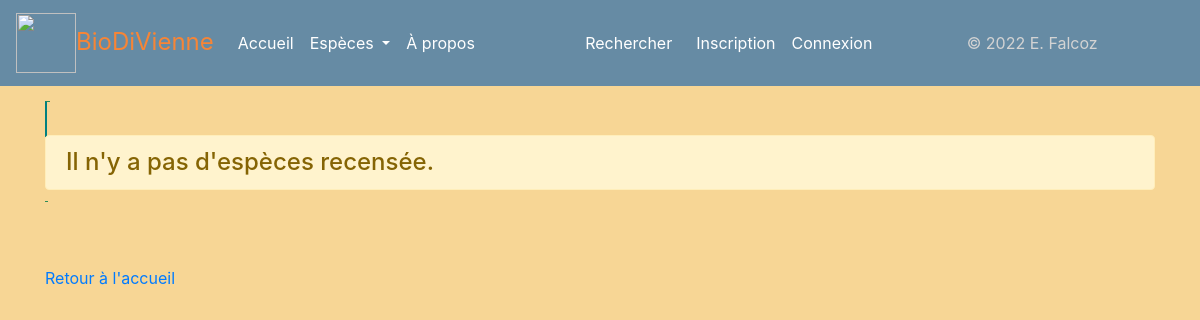
/regne/1, run on an earlier commit of the app's database.
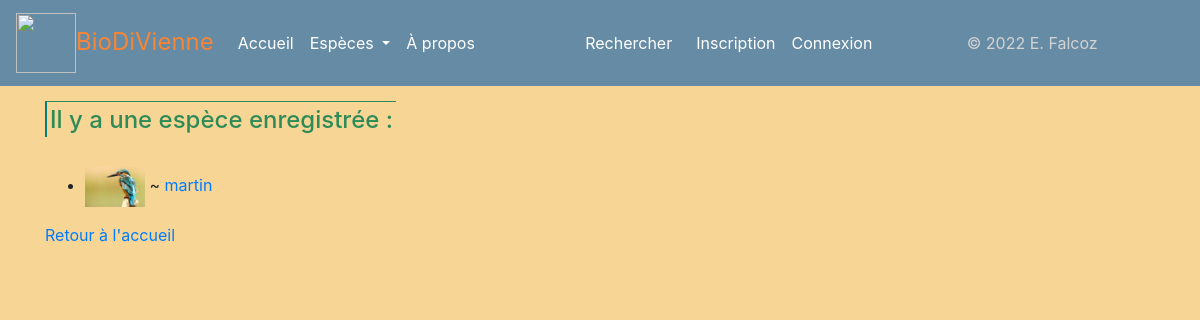
And on a later commit of the database.
### app25OK.py (models this page shows)
class Espece(db.Model):
    espece_id = db.Column(db.Integer, unique=True, nullable=False, primary_key=True, autoincrement=True)
    espece_fichier = db.Column(db.Text, unique=True, nullable=False)
    espece_regne = db.Column(db.Text)
    espece_nom_vernaculaire = db.Column(db.Text, nullable=False)
    espece_nom_latin = db.Column(db.Text, unique=True, nullable=False)
    espece_description = db.Column(db.Text)
    espece_preoccupation = db.Column(db.Text)
    authorships = db.relationship("Authorship", back_populates="espece")

### app25OK.py (the view)
@app.route('/regne/<int:espece_id>')
def regne(espece_id):
    especes = []
    if espece_id == 0:
        especes = Espece.query.all()
    elif espece_id == 1:
        especes = Espece.query.filter(Espece.espece_regne.like("animal")).all()
    elif espece_id == 2:
        especes = Espece.query.filter(Espece.espece_regne.like("vegetal")).all()
    else:
        especes = []
    return render_template('regne.html', especes=especes)

### templates/regne.html (shortened to what this page needs)
{% extends "conteneur.html" %}
{% block corps %}
<h4><span>
    {% if especes|length == 0 %}
    <div class="alert alert-warning" role="alert">
      Il n'y a pas d'espèces recensée.
    </div>
    {% elif especes|length == 1 %}
        Il y a une espèce enregistrée :
    {% else %}
        Il y a {{ especes|length }} espèces enregistrées au total :
    {% endif %}
</span></h4>
    <ul>
        {% for espece in especes %}
        <li><img src=/display/{{espece.espece_fichier}} width="60px" height="auto"> ~
        <a href="{{url_for('espece', espece_id=espece.espece_id)}}">{{espece.espece_nom_vernaculaire}}</a></li>
            {% endfor %}
        </ul>
        <p>
        <a href="{{url_for('accueil')}}">Retour à l'accueil</a>
        </p>
{% endblock %}

What changed in the data, as far as the page shows it:
added Espece: espece_fichier (picture), espece_nom_vernaculaire "martin"
Also different on the page:
text no longer shown: "Il n'y a pas d'espèces recensée."
text now shown: "Il y a une espèce enregistrée :"
